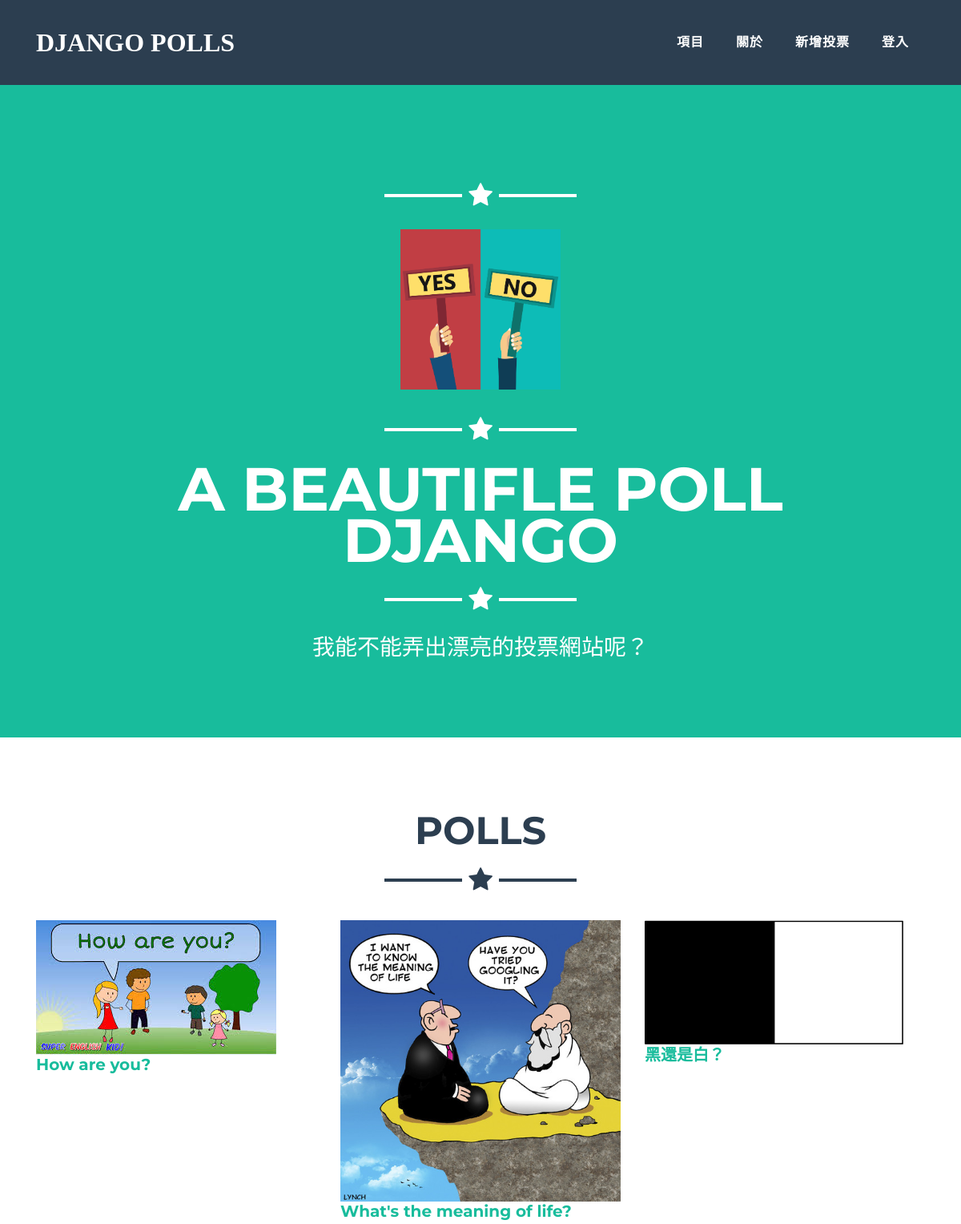
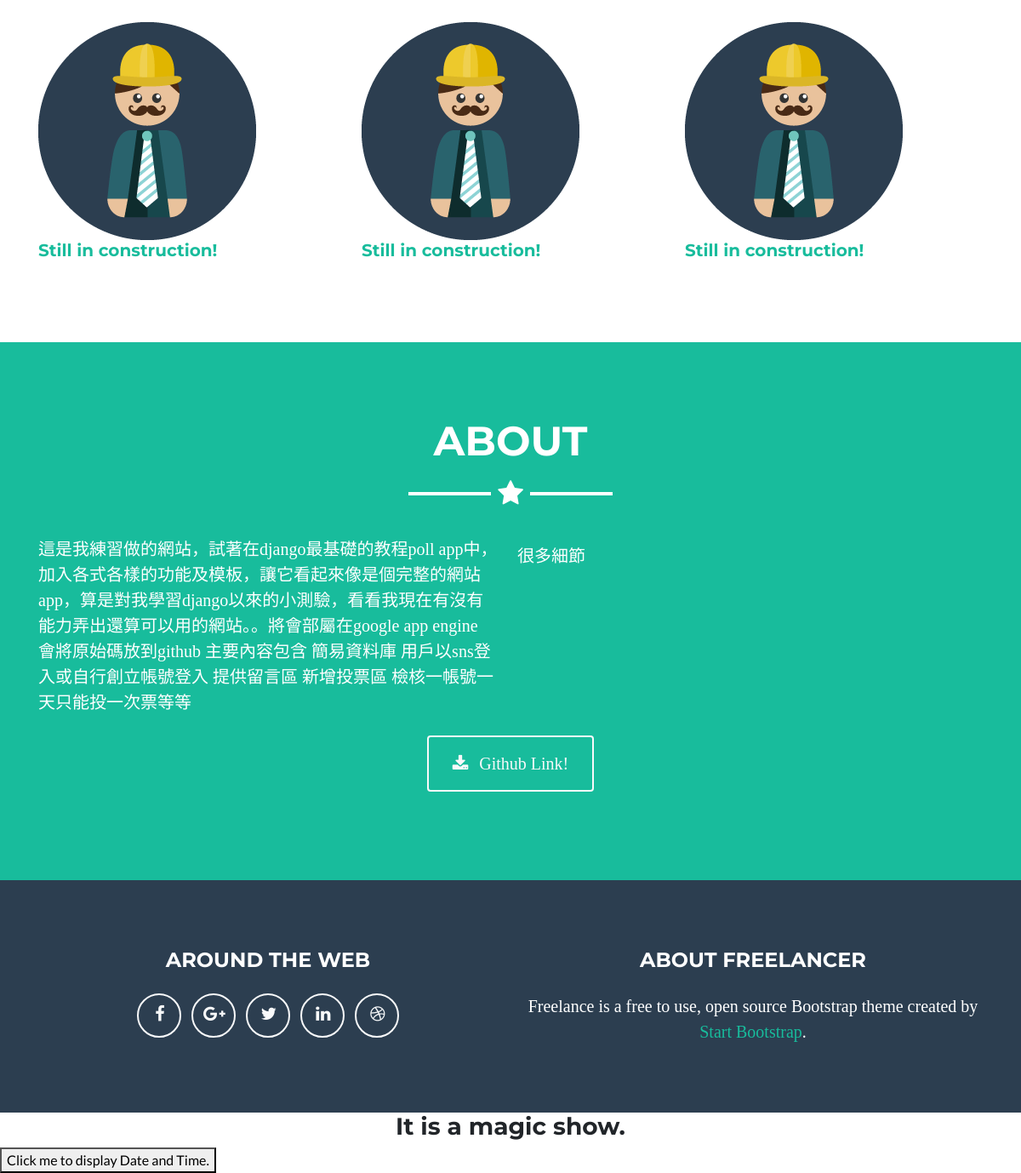
The page / on the database its author committed (2 pictures, top to bottom).
### mysite/models.py (models this page shows, shortened)
class Poll(models.Model):
    user = models.ForeignKey(User, on_delete=models.CASCADE)
    name = models.CharField(max_length=200, null=False)
    explination = models.CharField(max_length=400, blank=True)
    created_at = models.DateField(auto_now_add=True)
    poll_logo = models.FileField(blank=True)
    enabled = models.BooleanField(default=False)

### mysite/views.py (the view)
# urls.py: path('',views.index,name='index'),
def index(request):
    HOME = True
    if request.user.is_authenticated:
        username = request.user.username
    messages.get_messages(request)
    polls = models.Poll.objects.filter(
        enabled=True).order_by('-created_at')[0:6]
    if len(polls) < 6:
        complement = [1]*(6-len(polls))
    return HttpResponse(render(request, '../templates/index.html', locals()))

### templates/index.html (shortened to what this page needs)
{% extends "base.html" %}
{% block content %}
{% load static %}
    <header class="masthead bg-primary text-white text-center">
      <div class="container">
      	<hr class="star-light">
        <img class="img-fluid mb-5 d-block mx-auto" src="{% static 'img/370.jpg' %}" alt="" height="200" width="200">
        <hr class="star-light">
        <h1 class="text-uppercase mb-0">A Beautifle Poll Django</h1>
        <hr class="star-light">
        <h2 class="font-weight-light mb-0"> 我能不能弄出漂亮的投票網站呢？</h2>
      </div>
    </header>
    <section class="portfolio" id="portfolio">
      <div class="container">
        <h2 class="text-center text-uppercase text-secondary mb-0">Polls</h2>
        <hr class="star-dark mb-5">
        <div class="row">
        {% for poll in polls %}
          <div class="col-md-6 col-lg-4">
            <a class="portfolio-item d-block mx-auto" href="#poll-detail-{{ forloop.counter }}">
              {% if poll.poll_logo %}
              	<img class="img-fluid" src="{{ poll.poll_logo.url }}" alt="">
              {% else %}
              	<img class="img-fluid" src="{% static 'img/profile.png' %}" alt="">
              {% endif %}
              <h5>{{ poll.name }}</h5>
            </a>
          </div>
      	{% endfor %}
      	{% for c in complement %}
      	    <div class="col-md-6 col-lg-4">
            <a class="portfolio-item d-block mx-auto" href="#portfolio-modal-2">
              <img class="img-fluid" src="{% static 'img/profile.png' %}" alt="">
              <h5>Still in construction!</h5>
            </a>
          </div>
        {% endfor %}
      </div>
    </section>
    <section class="bg-primary text-white mb-0" id="about">
      <div class="container">
        <h2 class="text-center text-uppercase text-white">About</h2>
        <hr class="star-light mb-5">
        <div class="row">
          <div class="col-lg-6 ml-auto">
            <p class="lead">這是我練習做的網站，試著在django最基礎的教程poll app中，加入各式各樣的功能及模板，讓它看起來像是個完整的網站app，算是對我學習django以來的小測驗，看看我現在有沒有能力弄出還算可以用的網站。。將會部屬在google app engine 會將原始碼放到github 主要內容包含 簡易資料庫 用戶以sns登入或自行創立帳號登入 提供留言區 新增投票區 檢核一帳號一天只能投一次票等等</p>
          </div>
          <div class="col-lg-6 mr-auto p-2">
            <p class="lead">很多細節</p>
          </div>
        </div>
        <div class="text-center mt-auto p-2">
          <a class="btn btn-xl btn-outline-light" href="#">
            <i class="fa fa-download mr-2"></i>
            Github Link!
          </a>
        </div>
      </div>
    </section>
{% endblock %}

### templates/base.html (style rules this page uses)
h1, h2, h3, h4, h5, p, div { font-family: 微軟正黑體; }

### rows shown on the page
Poll: poll_logo (picture), name "How are you?"
Poll: poll_logo (picture), name "What's the meaning of life?"
Poll: poll_logo (picture), name "黑還是白？"
